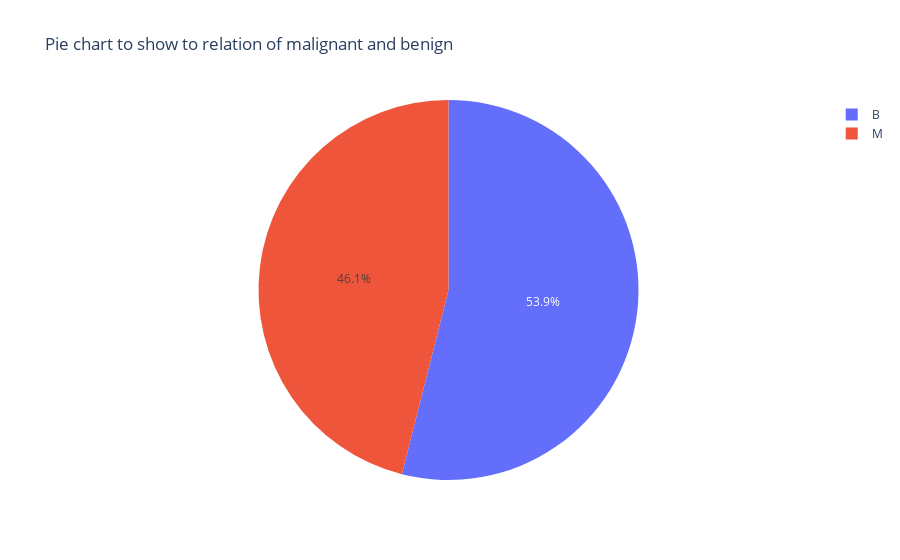

Write notebook code for a chart like this one.
### Code cell
fig = px.pie(Breast_Cancer_df, values='radius_mean', names='diagnosis', title='Pie chart to show to relation of malignant and be')
fig.show()

### Figure 1 — Plotly figure (JSON) as saved in the notebook; plotly's stock layout.template omitted (floating-point values rounded to 4 significant figures; data arrays with more than 128 entries replaced by an {"elided": "..."} marker saying what was removed)
{"data": [{"domain": {"x": [0, 1], "y": [0, 1]}, "hovertemplate": "diagnosis=%{label}<br>radius_mean=%{value}<extra></extra>", "labels": {"elided": "569 str values"}, "legendgroup": "", "name": "", "showlegend": true, "values": {"elided": "569 float values"}, "type": "pie"}], "layout": {"legend": {"tracegroupgap": 0}, "title": {"text": "Pie chart to show to relation of malignant and benign"}, "autosize": true}}
